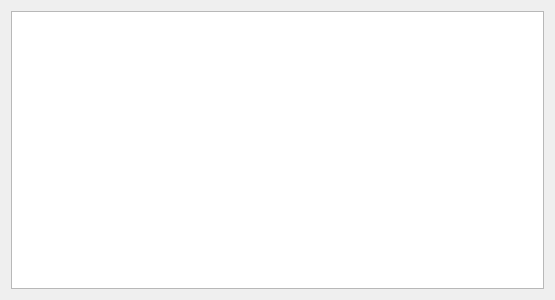
<?xml version="1.0" encoding="UTF-8"?>
<ui version="4.0">
 <class>QUiLog</class>
 <widget class="QWidget" name="QUiLog">
  <property name="geometry">
   <rect>
    <x>0</x>
    <y>0</y>
    <width>555</width>
    <height>300</height>
   </rect>
  </property>
  <property name="windowTitle">
   <string>Log Messages</string>
  </property>
  <layout class="QHBoxLayout">
   <item>
    <widget class="QLoggerView" name="listView"/>
   </item>
  </layout>
 </widget>
 <layoutdefault spacing="6" margin="11"/>
 <customwidgets>
  <customwidget>
   <class>QLoggerView</class>
   <extends>QListView</extends>
   <header location="global">qloggerview.h</header>
  </customwidget>
 </customwidgets>
 <resources/>
 <connections/>
</ui>
